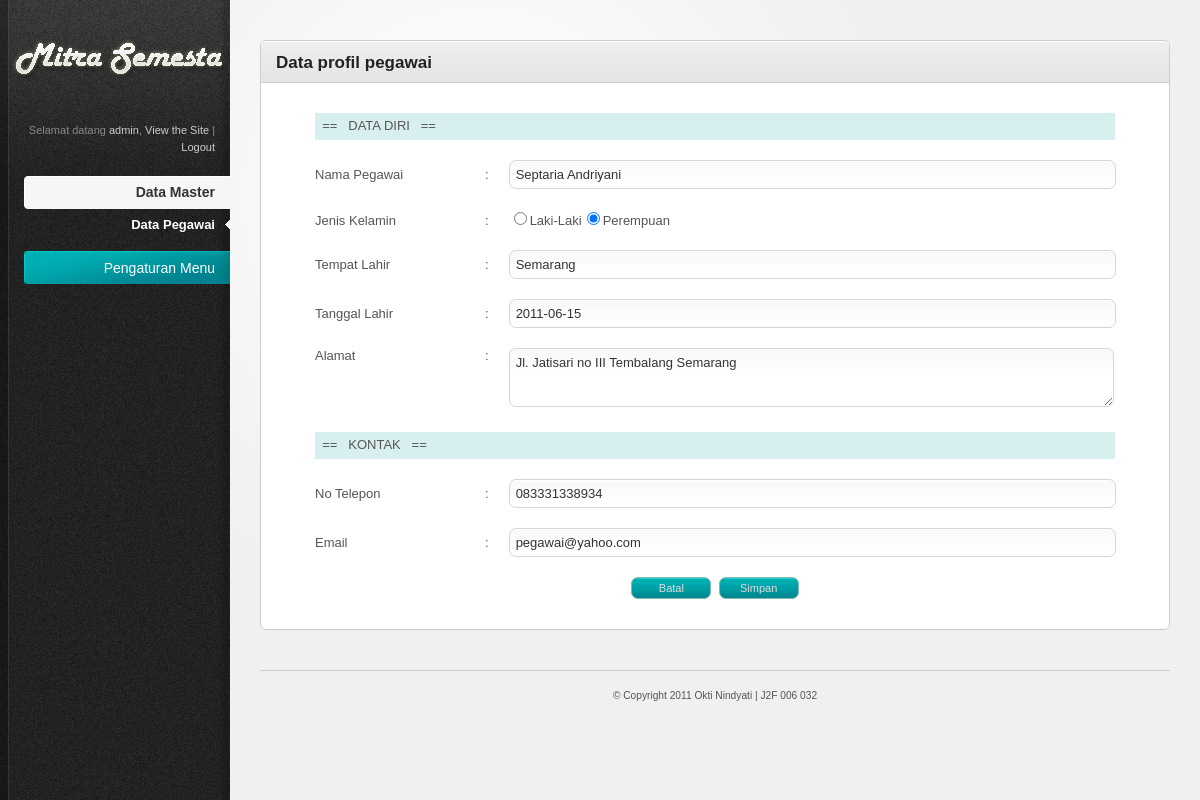
Page /index.php/admin/pegawai/edit_profil_pegawai/1 (signed in) on the committed database.
### tables this page shows
CREATE TABLE IF NOT EXISTS `pegawai` (
  `KodePegawai` int(11) NOT NULL AUTO_INCREMENT,
  `NamaPegawai` varchar(30) NOT NULL,
  `JenisKelamin` char(1) NOT NULL,
  `TempatLahir` varchar(20) NOT NULL,
  `TanggalLahir` date NOT NULL,
  `AlmtPegawai` varchar(50) DEFAULT NULL,
  `NoTelepon` varchar(12) DEFAULT NULL,
  `Email` varchar(25) DEFAULT NULL,
  `TanggalMasuk` date NOT NULL,
  `Level` varchar(10) NOT NULL,
  `Username` varchar(25) NOT NULL,
  `Password` varchar(35) NOT NULL,
  PRIMARY KEY (`KodePegawai`)
);

### system/application/controllers/admin/pegawai.php (called while the page is built, shortened)
<?php
Class Pegawai extends Controller{
	function Pegawai(){
		$this->load->model(array('pegawai_model','penjualan_model'));
	}
	function edit_profil_pegawai($KodePegawai=''){
		if(isset($_SESSION["username"]) && ($_SESSION['level']=='Admin' || $_SESSION['level']=='Manajer' || $_SESSION['level']=='Pegawai')){
		$data['judul'] = "Edit Profil Pegawai";
		$this->form_validation->set_rules('NamaPegawai','nama pegawai','required');
		$this->form_validation->set_rules('JenisKelamin', 'jenis kelamin', 'required');
		$this->form_validation->set_rules('TanggalLahir', 'tanggal lahir', 'required');
		$this->form_validation->set_rules('TempatLahir', 'tempat lahir', 'required');
		$this->form_validation->set_rules('AlmtPegawai', 'alamat', 'required');
		$this->form_validation->set_rules('NoTelepon', 'no telepon', 'required|numeric');
		$this->form_validation->set_rules('Email', 'email', 'required|valid_email');
		$this->form_validation->set_error_delimiters('<div class="error">', '</div>');
		$data['judul'] = "Data profil pegawai";
			if($this->form_validation->run()==false){
				$result = $this->pegawai_model->get_detail_pegawai($KodePegawai);
				$subdata['result_detail_pegawai'] = $result;
				$data['content'] = $this->load->view('admin/pegawai_edit_profil_view',$subdata,TRUE);
				$this->load->view("template_admin/template",$data);
		}
		}else{
			redirect('admin/');
			}
	}
}

### system/codeigniter/CodeIgniter.php (called while the page is built, shortened)
<?php  if ( ! defined('BASEPATH')) exit('No direct script access allowed');
$EXT =& load_class('Hooks');
$EXT->_call_hook('pre_system');
$URI =& load_class('URI');
$RTR =& load_class('Router');
$method = $RTR->fetch_method();
$EXT->_call_hook('pre_controller');
$CI = new $class();
if ($RTR->scaffolding_request === TRUE)
{
	if ($EXT->_call_hook('scaffolding_override') === FALSE)
	{
		$CI->_ci_scaffolding();
	}
}
else
{
	if (method_exists($CI, '_remap'))
	{
		$CI->_remap($method);
	}
	else
	{
		call_user_func_array(array(&$CI, $method), array_slice($URI->rsegments, 2));
	}
}

### index.php (called while the page is built, shortened)
<?php
require_once BASEPATH.'codeigniter/CodeIgniter'.EXT;

### system/codeigniter/Base5.php (called while the page is built)
<?php  if ( ! defined('BASEPATH')) exit('No direct script access allowed');
class CI_Base {
	private static $instance;
	public function CI_Base()
	{
		self::$instance =& $this;
	}
	public static function &get_instance()
	{
		return self::$instance;
	}
}
function &get_instance()
{
	return CI_Base::get_instance();
}

### system/application/models/pegawai_model.php (called while the page is built, shortened)
<?php
Class Pegawai_model extends Model{
	function get_detail_pegawai($KodePegawai){
		$this->db->where('KodePegawai',$KodePegawai);
		$query = $this->db->get('pegawai');
		return $query->result();
	}
}

### system/application/views/admin/pegawai_edit_profil_view.php (the view, shortened to what this page needs)
<link rel="stylesheet" href="<?=base_url()?>system/application/js/colorbox/css/colorbox.css" type="text/css">
<link rel="stylesheet" href="<?=base_url()?>system/application/css/ui-lightness/jquery-ui-1.8.11.custom.css">
<div class="tab-content default-tab" id="tab1">
<?php if($result_detail_pegawai){
	foreach($result_detail_pegawai as $num_row => $row)
{?>
	<?=form_open("admin/pegawai/edit_pegawai/".$row->KodePegawai)?>
		<center>
		<table id="tabel1" width="600px">
			<tr><td colspan='3'><div id="header_tabel"> &nbsp == &nbsp DATA DIRI &nbsp == &nbsp </div></td></tr>
			<tr>
				<td width="150px">Nama Pegawai</td>
				<td>:</td>
				<td><input class="text-input medium-input2" type="text" size="px" name="NamaPegawai" value="<?=($row->NamaPegawai)?>"><?php echo form_error('NamaPegawai'); ?></td>
			</tr>
			<tr>
				<td>Jenis Kelamin</td>
				<td>:</td>
				<td>
					<?php 	echo form_radio('JenisKelamin', 'L',(($row->JenisKelamin=='L')?TRUE:FALSE));
					echo "Laki-Laki";
					echo form_radio('JenisKelamin', 'P', (($row->JenisKelamin=='P')?TRUE:FALSE));
					echo "Perempuan";
					?>
				</td>
			</tr>
			<tr>
				<td>Tempat Lahir</td>
				<td>:</td>
				<td><input class="text-input medium-input2" type="text" size="30px" name="TempatLahir" value="<?=($row->TempatLahir)?>"><?php echo form_error('TempatLahir'); ?></td>
			</tr>
			<tr>
				<td>Tanggal Lahir</td>
				<td>:</td>
				<td><input  type="text" size="33px" name="TanggalLahir" class='datepicker text-input medium-input2' value="<?=($row->TanggalLahir)?>"><?php echo form_error('TanggalLahir'); ?></td>
			</tr>
			<tr>
				<td style="vertical-align:top">Alamat</td>
				<td style="vertical-align:top">:</td>
				<td>
				<textarea id="AlmtPegawai" name="AlmtPegawai" width="75px" cols="79" rows="3"><?=($row->AlmtPegawai)?><?php echo form_error('AlmtPegawai'); ?></textarea>
				</td>
			</tr>
			<tr><td colspan='3'><div id="header_tabel"> &nbsp == &nbsp KONTAK &nbsp == &nbsp </div></td></tr>
			<tr>
				<td>No Telepon</td>
				<td>:</td>
				<td><input class="text-input medium-input2" type="text" size="30px" name="NoTelepon" value="<?=($row->NoTelepon)?>"><?php echo form_error('NoTelepon'); ?></td>
			</tr>
			<tr>
				<td>Email</td>
				<td>:</td>
				<td><input class="text-input medium-input2" type="text" size="30px" name="Email" value="<?=($row->Email)?>"><?php echo form_error('Email'); ?></td>
			</tr>
			<tr>
				<td colspan="3" style="text-align:center"><input type="button" class="button" style="width:80px" name="button" value="Batal" onClick="javascript:history.back()">&nbsp;
				<input type="submit" class="button" style="width:80px" name="submit" value="Simpan"></td>
			</tr>
		</table>
		</center>
	<?php
	};
	}else{
	}
	?>
</div>

### system/application/views/template_admin/resources/css/style.css (style rules this page uses)
html { font-size: 100%; height: 100%; margin-bottom: 1px; }
body { font-family: Arial, Helvetica, sans-serif; color: #555; background: #f0f0f0 url('../images/bg-body.gif') top left repeat-y; font-size: 12px; }
.button { font-family: Verdana, Arial, sans-serif; display: inline-block; background: #3e4e5a url('../images/bg-button-blue.jpg') top left repeat-x !important; border: 1px solid #84bab2 !important; padding: 4px 7px 4px 7px !important; color: #ddd !important; font-size: 11px !important; cursor: pointer; }
#main-content table { border-collapse: collapse; }
#main-content tbody tr { background: #fff; }
#main-content tbody tr.alt-row { background: #ffffff; }
#main-content table td, #main-content table th { padding: 10px; line-height: 1.3em; }
form input.text-input, form select, form textarea, form .wysiwyg { padding: 6px; font-size: 13px; background: #fff url('../images/bg-form-field.gif') top left repeat-x; border: 1px solid #d5d5d5; color: #333; }
form .medium-input2 { width: 97.8% !important; }
form textarea { width: 97.5% !important; font-family: Arial, Helvetica, sans-serif; }
form input[type="checkbox"], form input[type="radio"] { padding: 0; background: none; border: 0; }
#header_tabel { margin: 0px 0px 0px 0px; padding: 5px 0px 5px 0px; width: 800px; height: auto; text-align: left; background:#d8eff0; }

### system/application/views/template_admin/resources/css/invalid.css (style rules this page uses)
.button, #main-content table tfoot td .bulk-actions select, .pagination a.number, form input.text-input, form textarea, form .wysiwyg, form select { -moz-border-radius: 7px; -webkit-border-radius: 7px; border-radius: 7px; }

### rows in the picture
pegawai: NamaPegawai "Septaria Andriyani", JenisKelamin "☑", TempatLahir "Semarang", TanggalLahir "2011-06-15", AlmtPegawai "Jl. Jatisari no III Tembalang Semarang", NoTelepon "083331338934", Email "pegawai@yahoo.com"

### other values in the picture
$_SESSION['username'] "admin"
$judul "Data profil pegawai"
